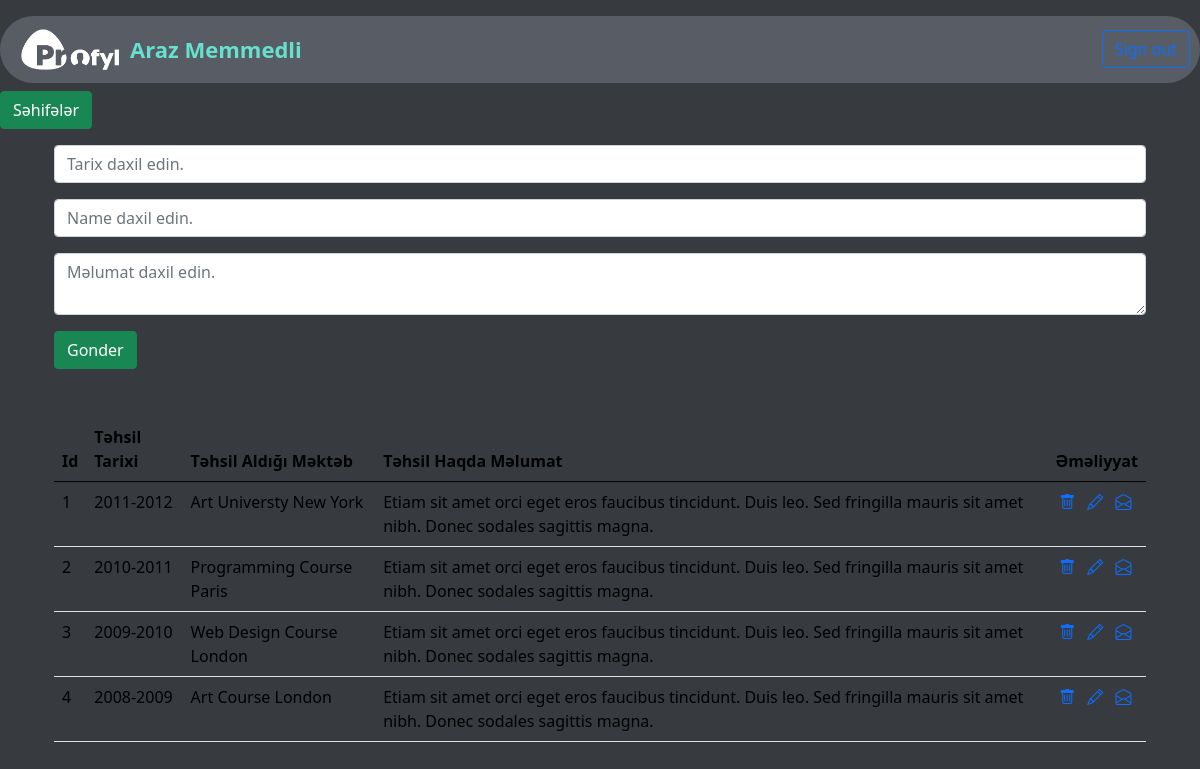
Screenshot of /admin/education/ with the database file from the repository.
### app/models.py (models this page shows)
class Education(db.Model):
    id = db.Column(db.Integer, primary_key=True)
    ed_date = db.Column(db.String(100))
    ed_name = db.Column(db.String(160))
    ed_subject = db.Column(db.String(250))

### admin/education_routes.py (the view, shortened to what this page needs)
@education_bp.route('/admin/education/',methods=['GET','POST'])
def admin_education():
    form=EducationForm()
    educations=Education.query.all()
    return render_template('admin/education.html',form=form,educations=educations)

### admin/forms.py
class EducationForm(FlaskForm):
    ed_date=StringField('ed_date')
    ed_name=StringField('ed_name')
    ed_subject=TextAreaField('ed_subject')
    ed_submit=SubmitField()

### admin/templates/admin/education.html (shortened to what this page needs)
{% extends 'admin/base.html' %}
{% block content %}
<section id="education-form">
    <div class="container">
        <div class="row">
            <div class="col-12">
                <form action="/admin/education/" method="POST">
                <div class="form-group mt-3">
                    {{form.ed_date(class_='form-control',placeholder='Tarix daxil edin.')}}
                </div>
                <div class="form-group mt-3">
                    {{form.ed_name(class_='form-control',placeholder='Name daxil edin.')}}
                </div>
                <div class="form-group mt-3">
                    {{form.ed_subject(class_='form-control',placeholder='Məlumat daxil edin.')}}
                </div>
                <div class="form-group mt-3">
                    {{form.ed_submit(class_='btn btn-success',value='Gonder')}}
                </div>
                </form>
            </div>
        </div>
    </div>
</section>
<section id="education-table">
    <div class="container mt-5">
        <table class="table" style="color: white;">
            <thead>
              <tr>
                <th scope="col">Id</th>
                <th scope="col">Təhsil Tarixi</th>
                <th scope="col">Təhsil Aldığı Məktəb</th>
                <th scope="col">Təhsil Haqda Məlumat</th>
                <th scope="col">Əməliyyat</th>
              </tr>
            </thead>
            <tbody>
              {% for education in educations %}
              <tr>
                <td>{{education.id}}</td>
                <td>{{education.ed_date}}</td>
                <td>{{education.ed_name}}</td>
                <td>{{education.ed_subject}}</td>
                <td>
                    <a href="/education/delete/{{education.id}}"><i class="bi bi-trash mx-1"></i></a>
                    <a href="/education/update/{{education.id}}"><i class="bi bi-pencil mx-1"></i></a>
                    <a href=""><i class="bi bi-envelope-open mx-1"></i></a>
                </td>
              </tr>
              {% endfor %}
            </tbody>
          </table>
    </div>
</section>
{% endblock  %}

### rows the page displays
Education: id "1", ed_date "2011-2012", ed_name "Art Universty New York", ed_subject "Etiam sit amet orci eget eros faucibus tincidunt. Duis leo. Sed fringilla mauris sit amet nibh. Donec sodales sagittis magna."
Education: id "2", ed_date "2010-2011", ed_name "Programming Course Paris", ed_subject "Etiam sit amet orci eget eros faucibus tincidunt. Duis leo. Sed fringilla mauris sit amet nibh. Donec sodales sagittis magna."
Education: id "3", ed_date "2009-2010", ed_name "Web Design Course London", ed_subject "Etiam sit amet orci eget eros faucibus tincidunt. Duis leo. Sed fringilla mauris sit amet nibh. Donec sodales sagittis magna."
Education: id "4", ed_date "2008-2009", ed_name "Art Course London", ed_subject "Etiam sit amet orci eget eros faucibus tincidunt. Duis leo. Sed fringilla mauris sit amet nibh. Donec sodales sagittis magna."
